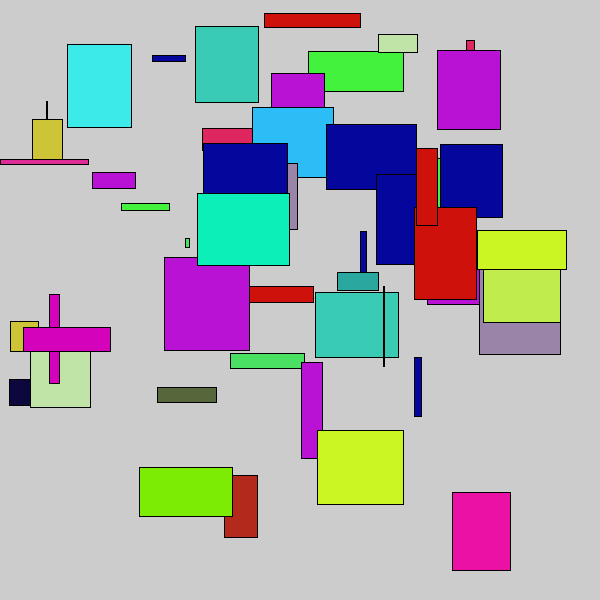
Frame 1 (no input)
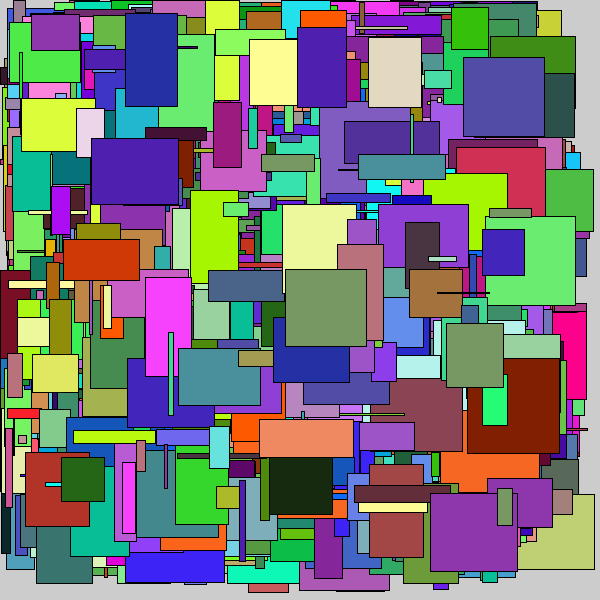
Frame 60 (the mouse pressed at the canvas centre just before this capture)
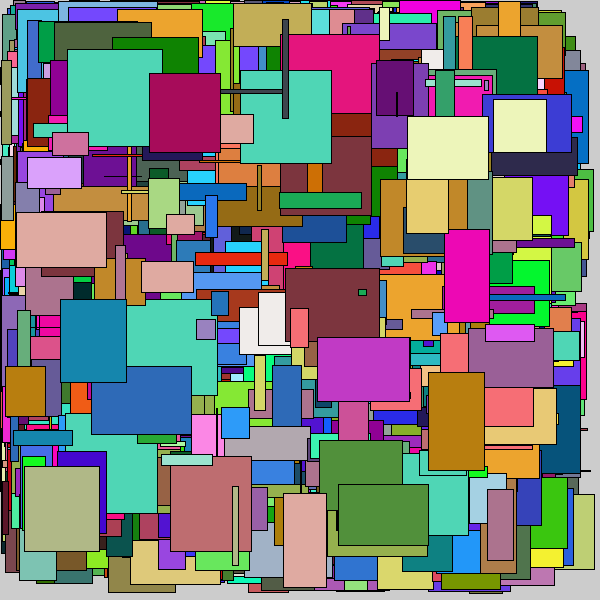
Frame 120 (the mouse held since frame 60 and released just before this capture)

The Processing sketch that drew these frames (run headless with seeded random() and noise(); from frame 60 on, the mouse is pressed at the canvas centre):

// Processing sketch: processing_88601
// ── processing_88601.pde

public float currentColorR = 255;
public float currentColorG = 255;
public float currentColorB = 255;
void setup()
{
  size(600,600);
  
}
 
void draw ()
{
  
// background(0);
 for(int i = 0; i <= height; i = i+100)
    {
      for(int j = 0; j <= width; j = j+100)
      {
        if(random(10) >5)
        {
         currentColorR = random(255);
         currentColorG = random(255);
         currentColorB = random(255);
        }
         fill(currentColorR,currentColorG,currentColorB);
         rect(random(width-100),random(width-100),random(100),random(100));
      }
    }
}
